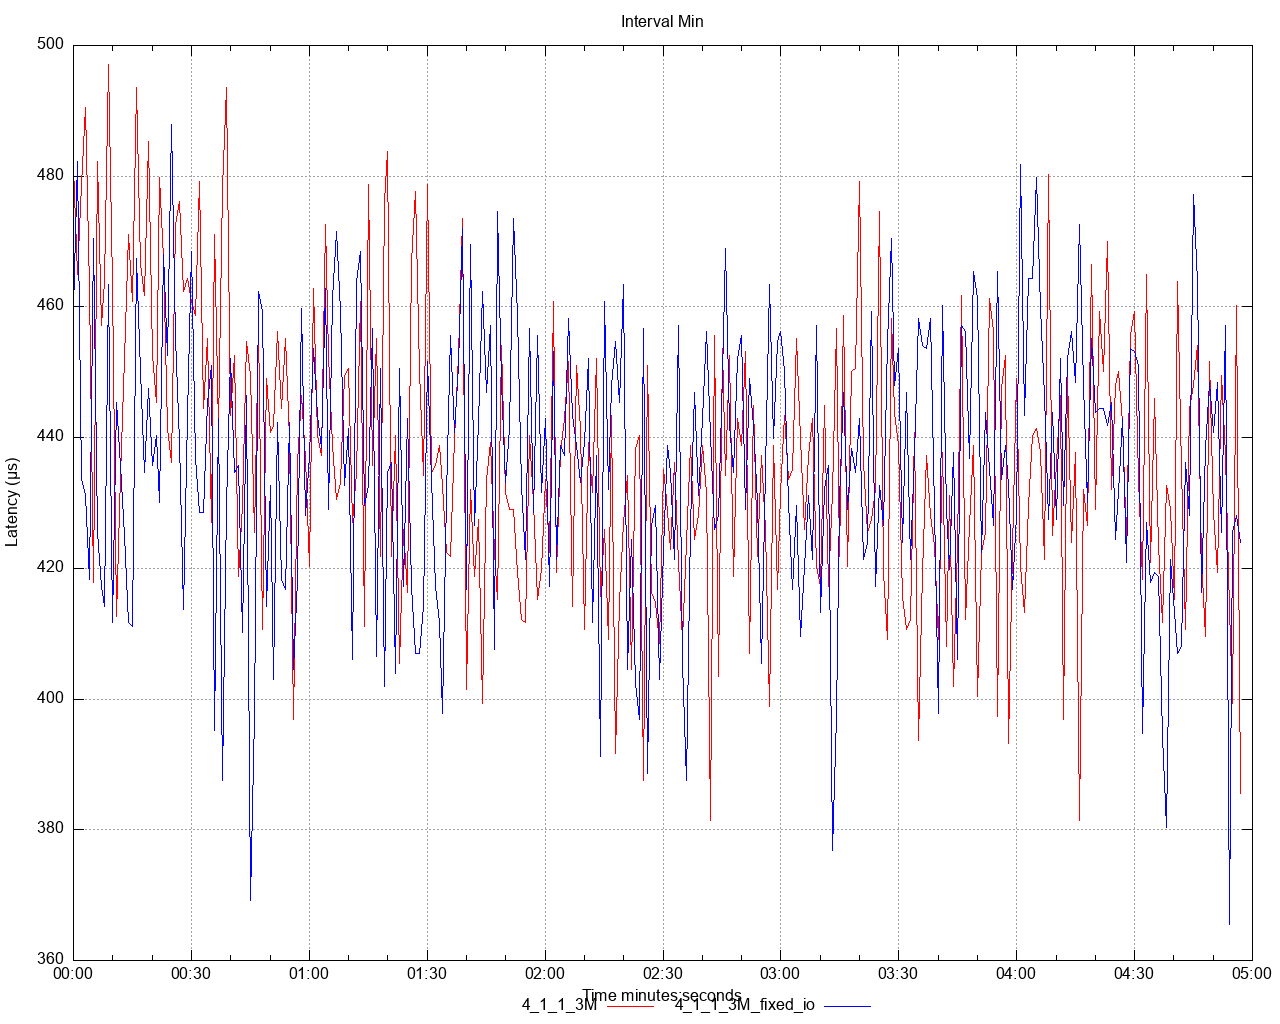

Source code (gnuplot):
set title 'Interval Min' noenhanced
set style data lines
set datafile separator ","
set terminal png size 1280,1024
set grid
set key below
set xdata time
set timefmt "%s"
offset = 0
t0(x)=(offset=($0==0) ? x : offset, x - offset)
set xlabel 'Time minutes:seconds'
set ylabel 'Latency (μs)'
set output '/Users/ahmet.mircik/simulator/tests/report_3M_rate_limit_fixed_io/latency/latency_interval_min_set.png'
plot \
   '/Users/ahmet.mircik/simulator/tests/report_3M_rate_limit_fixed_io/data/latency_interval_min_set_1.data' using (t0(timecolumn(1))):2 title "4_1_1_3M" noenhanced lt rgb "red", \
   '/Users/ahmet.mircik/simulator/tests/report_3M_rate_limit_fixed_io/data/latency_interval_min_set_2.data' using (t0(timecolumn(1))):2 title "4_1_1_3M_fixed_io" noenhanced lt rgb "blue", \
